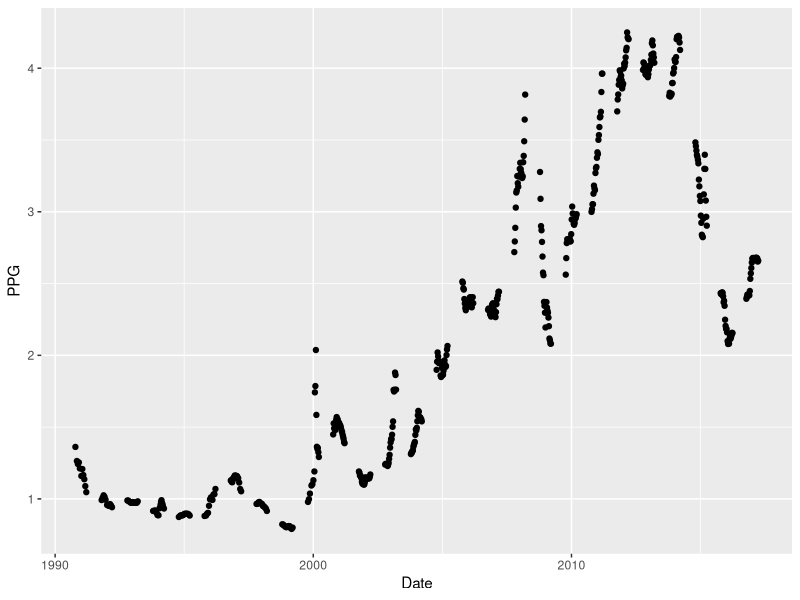
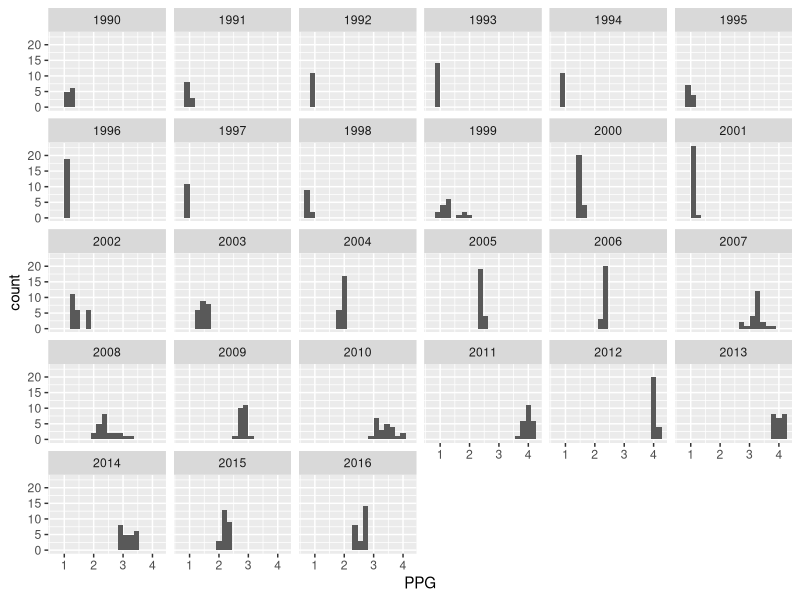
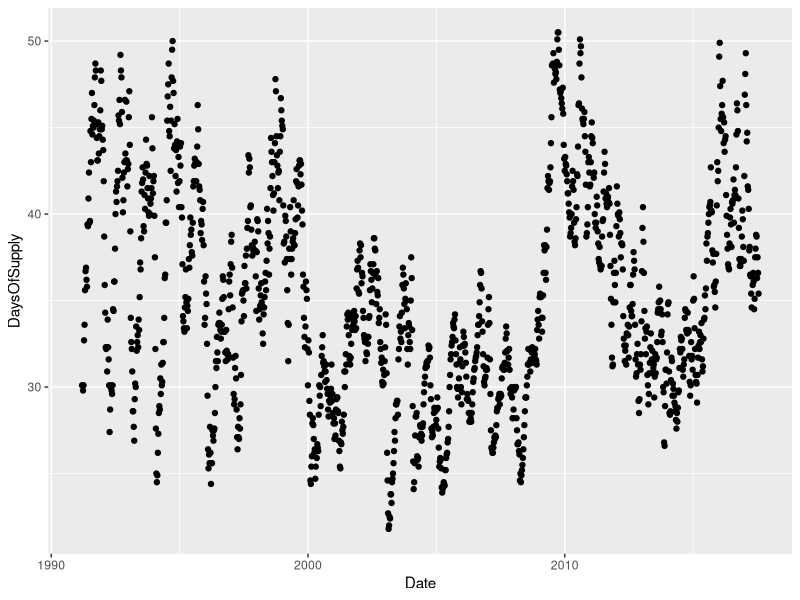
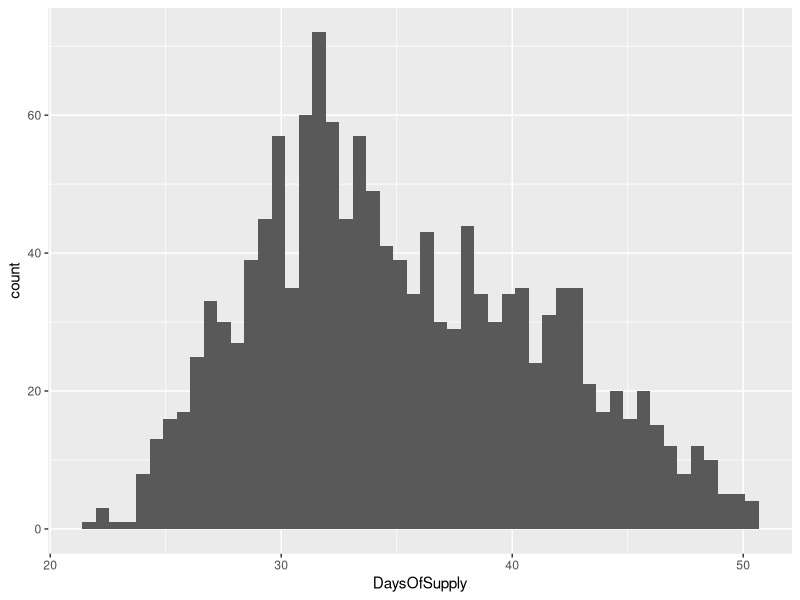
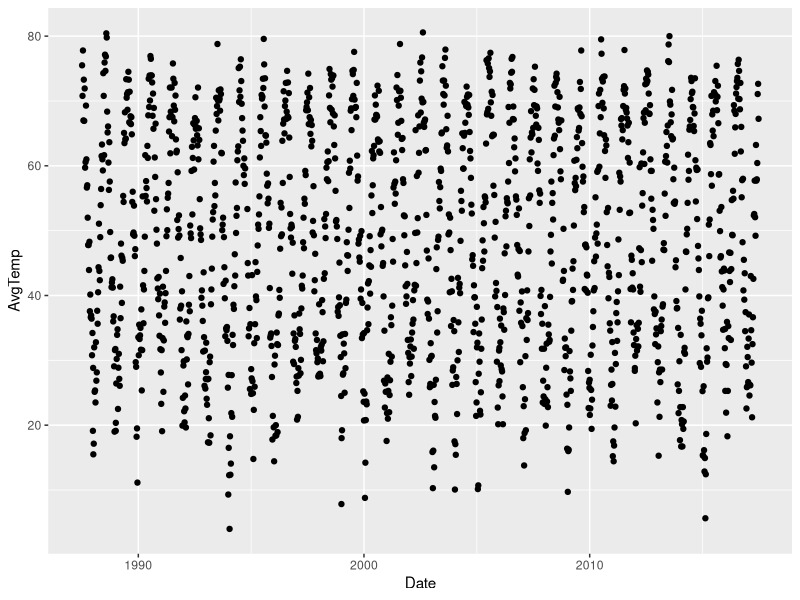
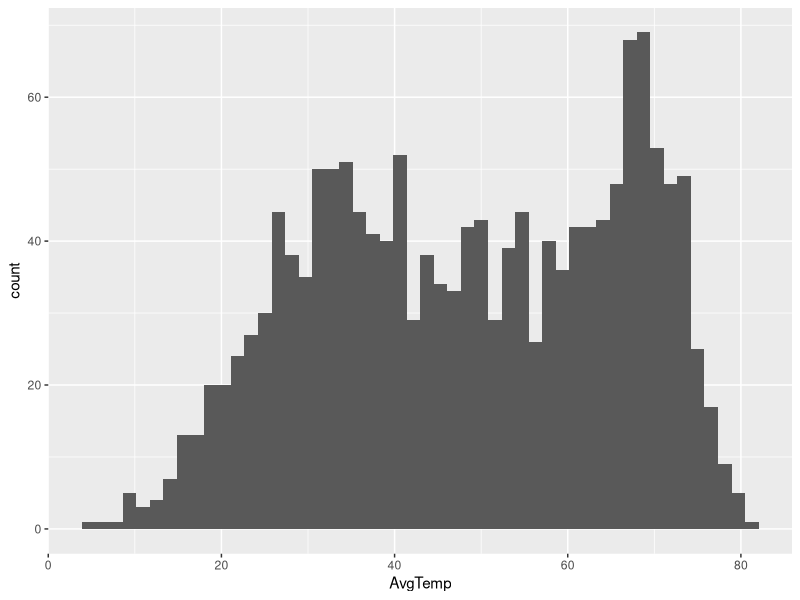
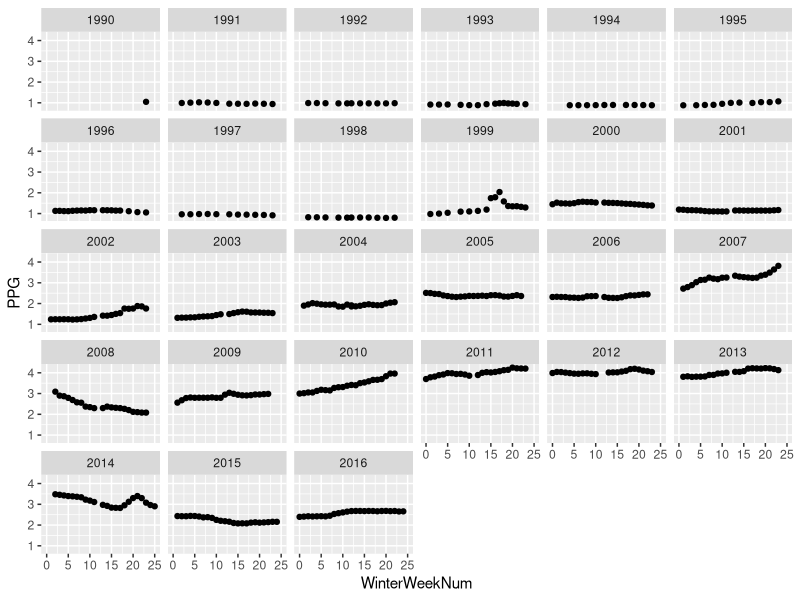
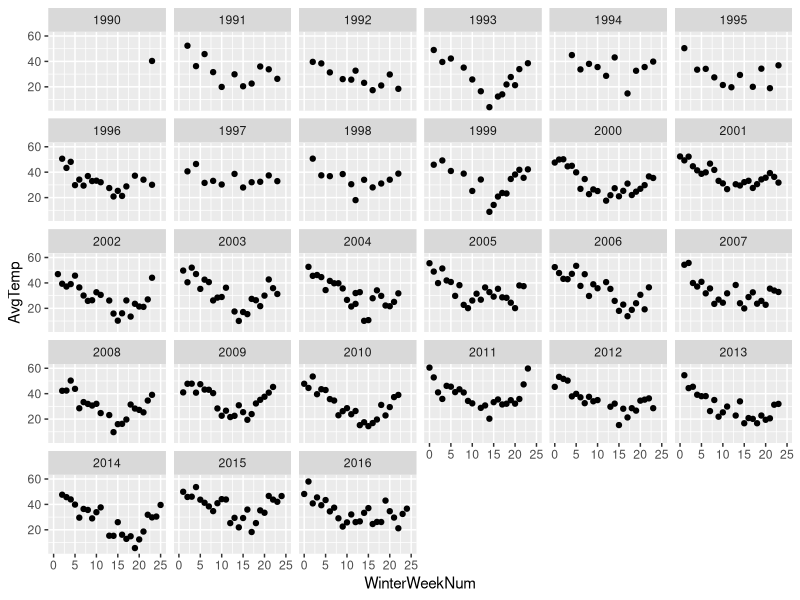

Reproduce these figures in R, in order.
## ---- chunk 1

require(tidyverse)
require(lubridate)
require(viridis)

## ---- chunk 2

winter_season <- function(d) {
  ifelse(month(d) >= 6, year(d), year(d) - 1)
}

prices <- read_csv("data/prices.csv") %>%
          na.omit(PPG) %>%
          mutate(
            Date = mdy(WeekOf),
            WeekNum = isoweek(Date),
            Year = year(Date),
            Month = month(Date),
            WinterYear = winter_season(Date)
          ) %>%
          select(-WeekOf) %>%
          arrange(Date) %>%
          mutate(
            TimeDiffDays = c(0.0, as.double(diff(Date))),
            PriceDiff = c(0.0, diff(PPG)),
            PriceDeltaWeek = 7.0 * (PriceDiff / TimeDiffDays)
          ) %>%
          filter(TimeDiffDays < 40) %>%
          filter(!is.nan(PriceDeltaWeek))

ggplot(data=prices) +
  geom_point(mapping = aes(x=Date, y=PPG))

ggplot(data=prices) +
  geom_histogram(mapping = aes(PPG), bins=20) +
  facet_wrap(~ WinterYear)

## ---- chunk 3

supply <- read_csv("data/supply.csv") %>%
          na.omit(DaysOfSupply) %>%
          mutate(
            Date = mdy(WeekOf),
            WeekNum = isoweek(Date),
            Year = year(Date),
            WinterYear = winter_season(Date)
          ) %>%
          select(-WeekOf) %>%
          arrange(Date) %>%
          mutate(
            TimeDiffDays = c(0.0, as.double(diff(Date))),
            SupplyDiff = c(0.0, diff(DaysOfSupply)),
            SupplyDeltaWeek = 7.0 * (SupplyDiff / TimeDiffDays)
          ) %>%
          filter(!is.nan(SupplyDeltaWeek))

ggplot(data=supply) +
  geom_point(mapping = aes(x=Date, y=DaysOfSupply))

ggplot(data=supply) +
  geom_histogram(mapping = aes(DaysOfSupply), bins=50)

## ---- chunk 4

temps <- read_csv("data/daily_temps.csv", na=c("-9999")) %>%
         mutate(
           Date = ymd(Date),
           WeekNum = isoweek(Date),
           Year = year(Date),
           TAvg = rowMeans(cbind(TMax, TMin), na.rm=TRUE),
           WinterYear = winter_season(Date)
         ) %>%
         group_by(Year, WeekNum) %>% 
         mutate(AvgTemp = mean(TAvg)) %>% 
         distinct(Year, WeekNum, .keep_all=TRUE) %>% 
         select(Date, WeekNum, Year, AvgTemp, WinterYear) %>%
         ungroup() %>%
         arrange(Date) %>%
         mutate(
           TimeDiffDays = c(0.0, as.double(diff(Date))),
           TempDiff = c(0.0, diff(AvgTemp)),
           TempDeltaWeek = 7.0 * (TempDiff / TimeDiffDays)
          ) %>%
          filter(!is.nan(TempDeltaWeek))

ggplot(data=temps) +
  geom_point(mapping = aes(x=Date, y=AvgTemp))

ggplot(data=temps) +
  geom_histogram(mapping = aes(AvgTemp), bins=50)

## ---- chunk 5

obs <- inner_join(prices, supply, c("Year", "WeekNum", "WinterYear"), suffix=c(".prices", ".temps")) %>%
       inner_join(temps, c("Year", "WeekNum", "WinterYear")) %>% 
       rename(Date.supply=Date) %>%
       mutate(
         WinterWeekNum = ifelse(WeekNum > 30, WeekNum, WeekNum + 52),
         WinterWeekNum = WinterWeekNum - min(WinterWeekNum)
       ) 

ggplot(data=obs) +
  geom_point(mapping = aes(x=WinterWeekNum, y=PPG)) +
  facet_wrap(~ WinterYear)
  
ggplot(data=obs) +
  geom_point(mapping = aes(x=WinterWeekNum, y=AvgTemp)) +
  facet_wrap(~ WinterYear)

ggplot(data=obs) +
  geom_point(mapping = aes(x=WinterWeekNum, y=DaysOfSupply)) +
  facet_wrap(~ WinterYear)

ggplot(data=obs, mapping = aes(x=WinterWeekNum, y=PriceDeltaWeek, group=WinterYear, color=WinterYear)) +
  geom_line() #+
  #stat_smooth(method = "lm")

ggplot(data=obs, mapping = aes(x=WinterWeekNum, y=SupplyDeltaWeek, group=WinterYear, color=WinterYear)) +
  geom_line() #+
  #stat_smooth(method = "lm")

## ---- chunk 6

ggplot(prices) +
  geom_histogram(mapping = aes(PriceDeltaWeek), bins=100)

ggplot(supply) +
  geom_histogram(mapping = aes(SupplyDeltaWeek), bins=50)

ggplot(temps) +
  geom_histogram(mapping = aes(TempDeltaWeek), bins=100)

